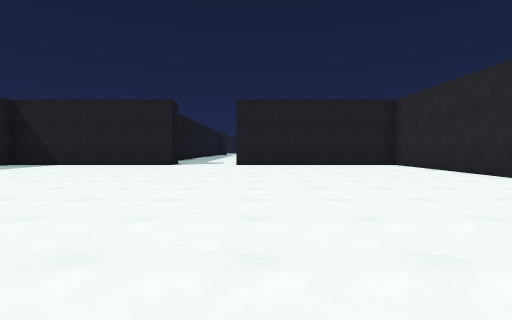
view 1 (above)

18 first-person views from a walk through a 3-D level made in the Unity game engine. The camera is 1.2 m above the floor, tilts 2° down and sees 80° across. The floor is counted in squares, 2 m on a side. Each view is taken from the middle of a square. On the plan, view 1 faces up. The plan holds only what a view shows up to about 9 squares ahead; the rest is blank. The place goes on beyond the plan. The player is left out. Some animated figures are not drawn.

view 2
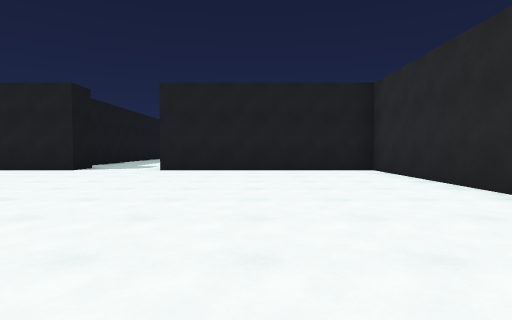

view 3
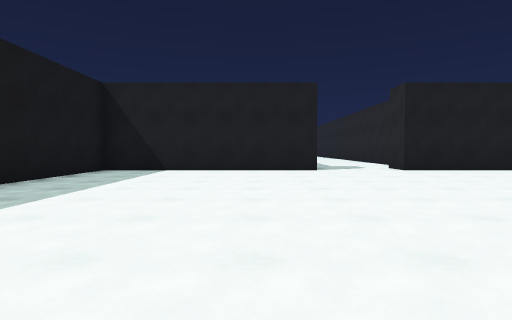

view 4
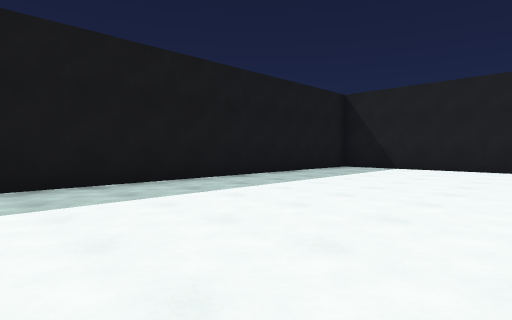

view 5
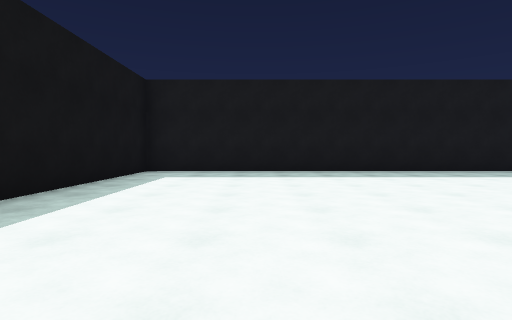

view 6
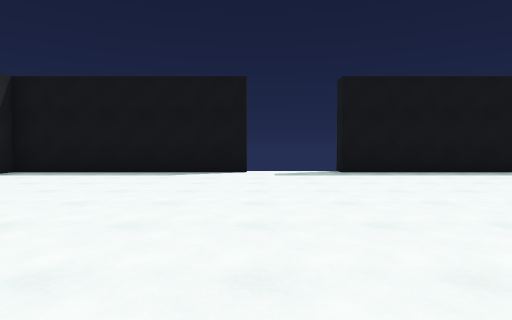

view 7
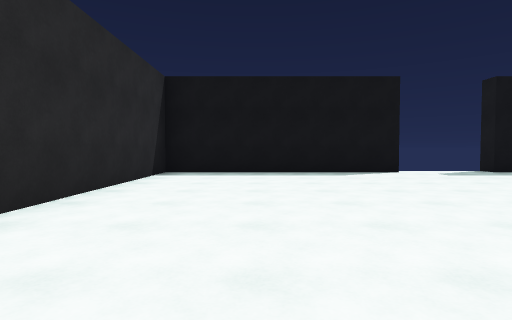

view 8
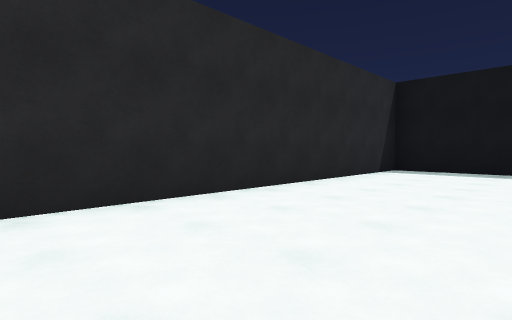

view 9
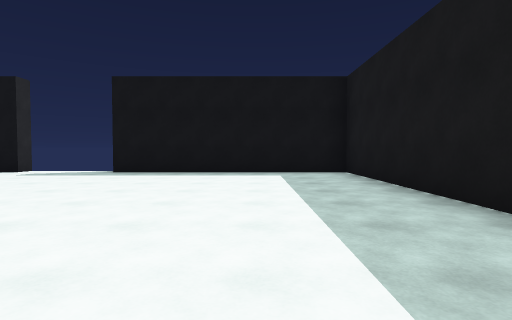

view 10
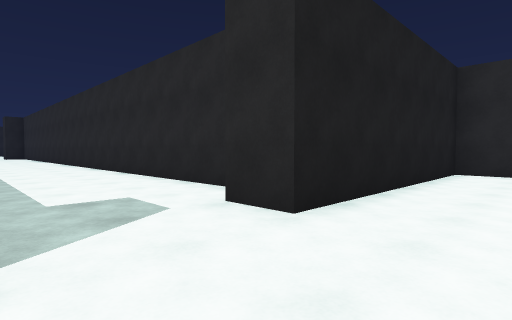

view 11
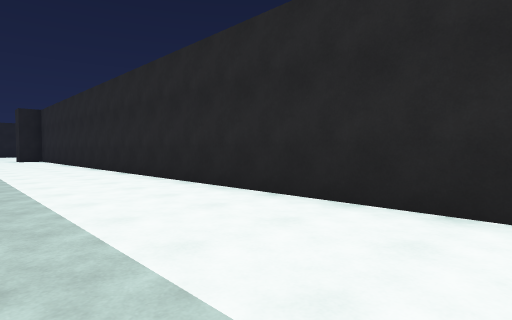

view 12
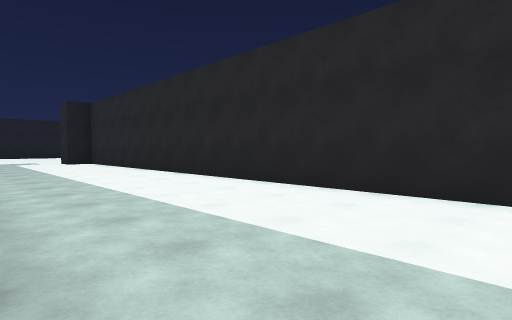

view 13
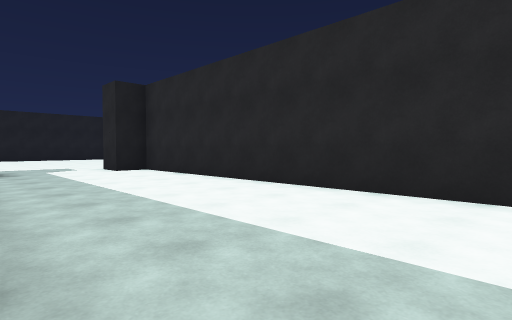

view 14
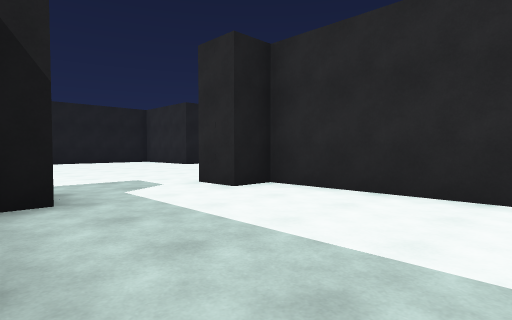

view 15
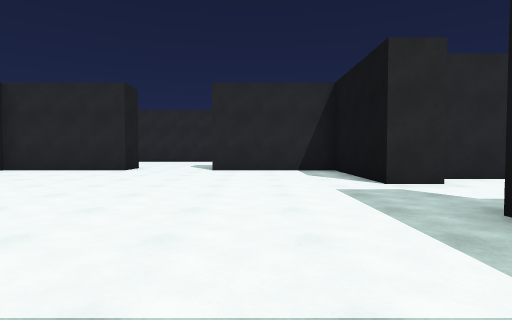

view 16
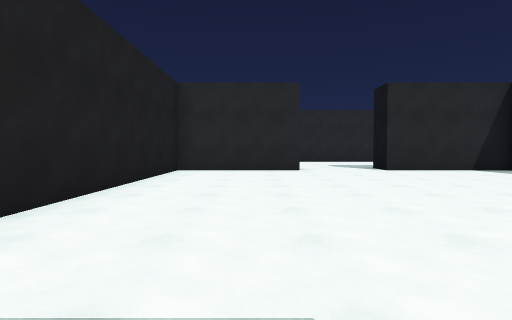

view 17
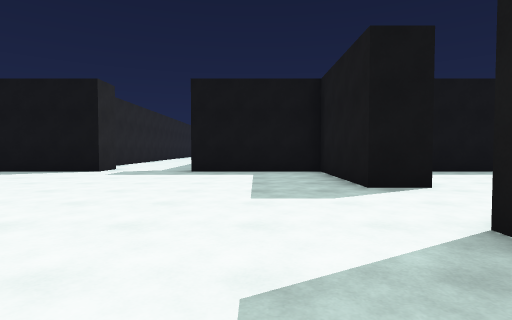

view 18
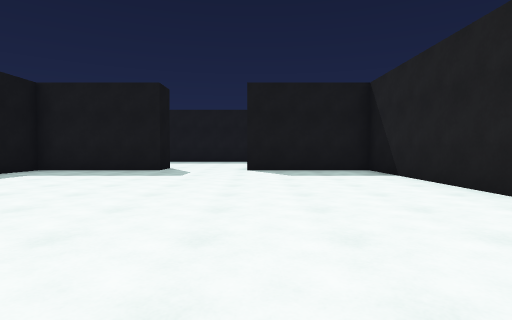

### Floor plan
Points are (right, up) in squares from view 1. A wall is a line through its corners. A room is listed if a view was taken in it or the views show most of it. See-through windows are left out.
Room 1 (views 1, 2, 3, 4, 5, 6, 7, 8, 9, 10)
walls: (-0.7, -3.5) (-0.7, -3) (5.4, -3) (5.4, 11.7) (-0.7, 11.7); (-3.2, 11.7) (-9.4, 11.7) (-9.4, -3) (-3.3, -3) (-3.3, -3.5)
ways out: opening at (-2, 11) to room 2
Room 2 (views 11, 12, 13, 14, 15, 16, 17, 18)
walls: (-3.1, 32.7) (-3.8, 32.7); (-7.9, 37.3) (-6.8, 37.3) (-6.8, 33.7) (-3.1, 33.7); (2.7, 39.6) (2.8, 43.2) (-6.8, 43.2) (-6.8, 39.6); (0.1, 13.8) (0.1, 32.7) (-0.7, 32.7) (-0.7, 33.7) (2.7, 33.7) (2.7, 37.3); (-0.7, 11.7) (-0.7, 12.8)
ways out: opening at (-2, 11) to room 1; opening at (-7, 38.5); opening at (3, 38.5)

Positions as (right, up) in squares from view 1, and headings:
1: (0, 0), facing up
2: (2, 3), facing up
3: (-5, 3), facing up
4: (-4, 2), facing up-left
5: (-1, 0), facing left
6: (-1, 5), facing down
7: (3, 5), facing down
8: (2, 6), facing down-right
9: (-7, 5), facing down
10: (-3, 10), facing up-right
11: (-3, 15), facing up-right
12: (-4, 19), facing up-right
13: (-4, 24), facing up-right
14: (-4, 29), facing up-right
15: (-6, 36), facing right
16: (-6, 41), facing right
17: (-5, 42), facing down
18: (2, 40), facing left
